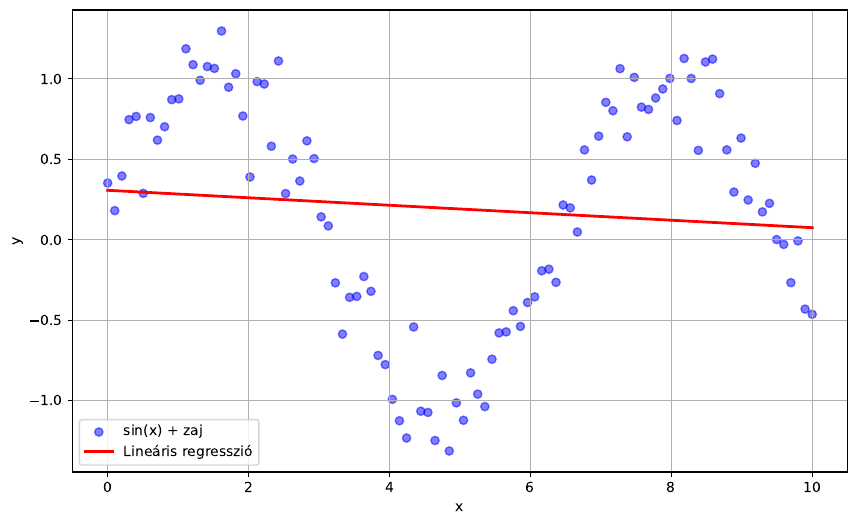

The Python source for this figure:
import numpy as np
import matplotlib.pyplot as plt
from sklearn.linear_model import LinearRegression


np.random.seed(0)
x = np.linspace(0, 10, 100).reshape(-1, 1)
y_true = np.sin(x)
noise = np.random.normal(0, 0.2, size=y_true.shape)
y = y_true + noise


model = LinearRegression()
model.fit(x, y)
y_pred = model.predict(x)


plt.figure(figsize=(10, 6))
plt.scatter(x, y, color='blue', alpha=0.5, label='sin(x) + zaj')
plt.plot(x, y_pred, color='red', linewidth=2, label='Lineáris regresszió')
plt.legend()
plt.xlabel('x')
plt.ylabel('y')
plt.grid(True)
plt.savefig("sinx_linreg.pdf", format="pdf", bbox_inches="tight")
plt.show()

residuals = y - y_pred
ss_res = np.sum(residuals**2)
ss_tot = np.sum((y - np.mean(y))**2)
r_squared = 1 - (ss_res / ss_tot)
mse = np.mean(residuals**2)
slope = model.coef_[0][0]
intercept = model.intercept_[0]
print(f"Egyenes egyenlete: y = {slope:.4f}x + {intercept:.4f}")
std_dev = np.std(residuals)
print(f"Model teljesítmény (R-négyzet): {r_squared:.4f}")
print(f"Maradékok szórása: {std_dev:.4f}")
print(f"Mean Squared Error (MSE): {mse:.4f}")
